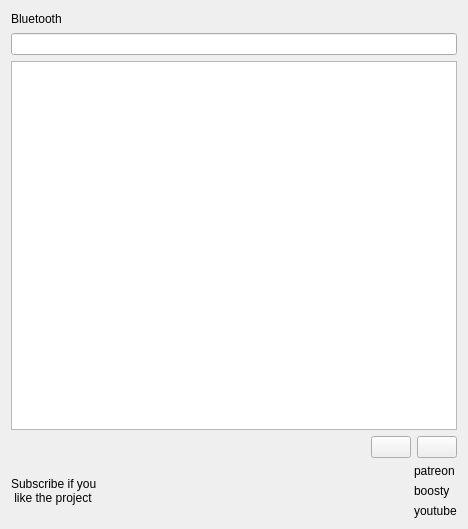
<?xml version="1.0" encoding="UTF-8"?>
<ui version="4.0">
 <class>SelectBluetoothForm</class>
 <widget class="QWidget" name="SelectBluetoothForm">
  <property name="geometry">
   <rect>
    <x>0</x>
    <y>0</y>
    <width>468</width>
    <height>529</height>
   </rect>
  </property>
  <property name="windowTitle">
   <string>Form</string>
  </property>
  <layout class="QVBoxLayout" name="verticalLayout_3">
   <item>
    <widget class="QLabel" name="label">
     <property name="minimumSize">
      <size>
       <width>304</width>
       <height>16</height>
      </size>
     </property>
     <property name="styleSheet">
      <string notr="true">font: 16pt &quot;MS Shell Dlg 2&quot;;</string>
     </property>
     <property name="text">
      <string>Bluetooth</string>
     </property>
    </widget>
   </item>
   <item>
    <widget class="QLineEdit" name="lineEdit"/>
   </item>
   <item>
    <layout class="QVBoxLayout" name="verticalLayout">
     <item>
      <widget class="QListWidget" name="listWidget"/>
     </item>
    </layout>
   </item>
   <item>
    <layout class="QHBoxLayout" name="horizontalLayout">
     <item>
      <spacer name="horizontalSpacer">
       <property name="orientation">
        <enum>Qt::Horizontal</enum>
       </property>
       <property name="sizeHint" stdset="0">
        <size>
         <width>40</width>
         <height>20</height>
        </size>
       </property>
      </spacer>
     </item>
     <item>
      <layout class="QHBoxLayout" name="horizontalLayout_2">
       <item>
        <widget class="QPushButton" name="find">
         <property name="maximumSize">
          <size>
           <width>50</width>
           <height>50</height>
          </size>
         </property>
         <property name="styleSheet">
          <string notr="true"/>
         </property>
         <property name="text">
          <string/>
         </property>
         <property name="icon">
          <iconset resource="../Image.qrc">
           <normaloff>:/Images/update.png</normaloff>:/Images/update.png</iconset>
         </property>
         <property name="iconSize">
          <size>
           <width>50</width>
           <height>50</height>
          </size>
         </property>
        </widget>
       </item>
       <item>
        <widget class="QPushButton" name="disconect">
         <property name="maximumSize">
          <size>
           <width>50</width>
           <height>50</height>
          </size>
         </property>
         <property name="text">
          <string/>
         </property>
         <property name="icon">
          <iconset resource="../Image.qrc">
           <normaloff>:/Images/back.png</normaloff>:/Images/back.png</iconset>
         </property>
         <property name="iconSize">
          <size>
           <width>50</width>
           <height>50</height>
          </size>
         </property>
        </widget>
       </item>
      </layout>
     </item>
    </layout>
   </item>
   <item>
    <layout class="QHBoxLayout" name="horizontalLayout_3">
     <item>
      <widget class="QLabel" name="label_2">
       <property name="text">
        <string>Subscribe if you 
 like the project</string>
       </property>
      </widget>
     </item>
     <item>
      <spacer name="horizontalSpacer_2">
       <property name="orientation">
        <enum>Qt::Horizontal</enum>
       </property>
       <property name="sizeHint" stdset="0">
        <size>
         <width>40</width>
         <height>20</height>
        </size>
       </property>
      </spacer>
     </item>
     <item>
      <layout class="QVBoxLayout" name="verticalLayout_2">
       <item>
        <widget class="QLabel" name="label_help_patreon">
         <property name="text">
          <string>patreon</string>
         </property>
        </widget>
       </item>
       <item>
        <widget class="QLabel" name="label_help_boosty">
         <property name="text">
          <string>boosty</string>
         </property>
        </widget>
       </item>
       <item>
        <widget class="QLabel" name="label_youtube">
         <property name="text">
          <string>youtube</string>
         </property>
        </widget>
       </item>
      </layout>
     </item>
    </layout>
   </item>
  </layout>
 </widget>
 <resources>
  <include location="../Image.qrc"/>
 </resources>
 <connections/>
</ui>
